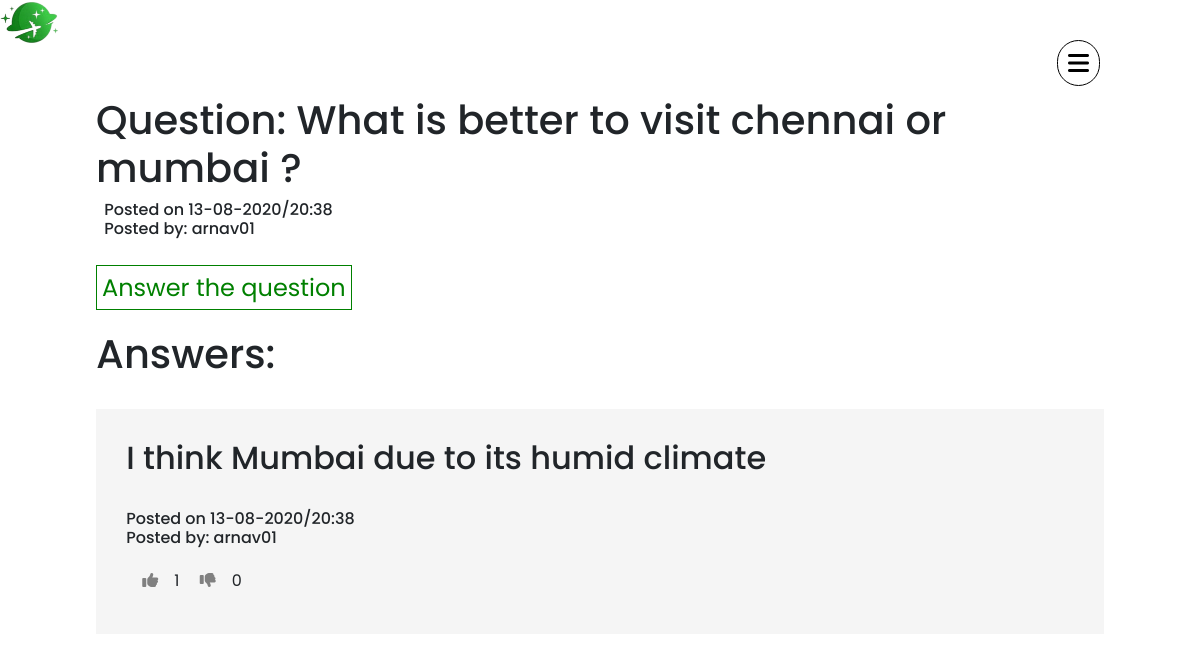
The page /1/singleq on the database its author committed.
### dpsr/models.py (models this page shows, shortened)
class Question(db.Model , UserMixin):
    __tablename__ = 'questions'
    id = db.Column(db.Integer , primary_key = True)
    question = db.Column(db.String)
    date = db.Column(db.DateTime,nullable = False,default=datetime.now)
    userid = db.Column(db.Integer , db.ForeignKey('users.id'))
    answer = db.relationship('Answer' , backref = 'question' , lazy = 'dynamic')

class User(db.Model,UserMixin):
    __tablename__ = 'users'
    id = db.Column(db.Integer,primary_key = True)
    fname = db.Column(db.String(64))
    profile_image = db.Column(db.String(64), nullable = False, default = 'Site_icon.png')
    email = db.Column(db.String(64),unique = True,index = True)
    username = db.Column(db.String(64),unique = True,index = True)
    password_hash = db.Column(db.String(128))
    car = db.relationship('Car' , backref = 'user' , lazy = 'dynamic')
    hotel = db.relationship('Hotel' , secondary = hotel_user , backref = db.backref('user', lazy = 'dynamic'))
    question = db.relationship('Question' , backref = 'user' , lazy = 'dynamic')
    answer = db.relationship('Answer' , backref = 'user' , lazy = 'dynamic')
    likes = db.relationship('Like' , backref = 'user' , lazy = 'dynamic')
    unlikes = db.relationship('Unlike' , backref = 'user' , lazy = 'dynamic')
    dates = db.relationship('Hoteldate' , backref = 'user' , lazy = 'dynamic')

class Answer(db.Model , UserMixin):
    __tablename__ = 'answers'
    id = db.Column(db.Integer , primary_key = True)
    answer = db.Column(db.String)
    date = db.Column(db.DateTime,nullable = False,default=datetime.now)
    questionid = db.Column(db.Integer , db.ForeignKey('questions.id'))
    userid = db.Column(db.Integer , db.ForeignKey('users.id'))
    likes = db.relationship('Like' , backref = 'answer' , lazy = 'dynamic')
    unlikes = db.relationship('Unlike' , backref = 'answer' , lazy = 'dynamic')

### dpsr/faq/views.py (the view)
@faqs.route('/<q_id>/singleq' , methods = ['GET' , 'POST'])
def singleq(q_id):
    question = Question.query.get_or_404(q_id)
    ans = []
    like = []
    unlike = []
    for answer in question.answer:
        ans.append(answer)
        n = 0
        for l in answer.likes:
            n += 1
        like.append(n)
        n = 0
        for l in answer.unlikes:
            n += 1
        unlike.append(n)
    return render_template('singleq.htm' , question = question , q_id = q_id , ans = ans , like = like , unlike = unlike)

### dpsr/templates/singleq.htm
{%extends 'base.htm'%}
{%block content%}
<div style="margin: 8%;">
  <div class="animate__animated animate__fadeInDown">
<h1>Question: {{question.question}} ?</h1>
<h6>&nbsp; Posted on {{question.date.strftime('%d-%m-%Y/%H:%M')}}<br>&nbsp; Posted by: {{question.user.username}}</h6><br>
<a class="linkie" style="font-size: x-large;color: green; border: 1px solid green; padding: 5px;" href="{{url_for('faqs.ans_q' , q_id = q_id)}}">
Answer the question</a>
<br><br>
</div>
<div class="animate__animated animate__fadeInLeft">
<h1>Answers:</h1>
{%for answer in ans%}
<div class="container" style="margin-top: 3% !important; background-color: whitesmoke; height: fit-content; padding: 3%;">
  <h2>{{answer.answer}}</h2><br>
  <h6>Posted on {{answer.date.strftime('%d-%m-%Y/%H:%M')}}<br> Posted by: {{answer.user.username}}</h6>
  <a href="{{url_for('faqs.liun' , type = 'like', a_id = answer.id , q_id = q_id)}}"><i class="fas fa-thumbs-up"></i></a>{{like.pop(0)}}
  <a href="{{url_for('faqs.liun' , type = 'unlike', a_id = answer.id , q_id = q_id)}}"><i class="fas fa-thumbs-down"></i></a>{{unlike.pop(0)}}
</div>
</div>
</div>
{%endfor%}
{%endblock%}

### dpsr/static/style.css (style rules this page uses)
body { font-family: 'Poppins', sans-serif; }
html { scroll-behavior: smooth; }
* { margin: 0; padding: 0; box-sizing: border-box; }
a { text-decoration: none !important; }
.container { width: 100%; height: 100vh; position: relative; margin: 0 auto; }
.fa-thumbs-up { color: grey; margin: 1em; }
.fa-thumbs-down { color: grey; margin: 1em; }

### rows shown on the page
Question: question "What is better to visit chennai or mumbai", date "13-08-2020/20:38"
User: user.username "arnav01"
Answer: answer "I think Mumbai due to its humid climate", date "13-08-2020/20:38", user.username "arnav01", pop "1", pop "0"
